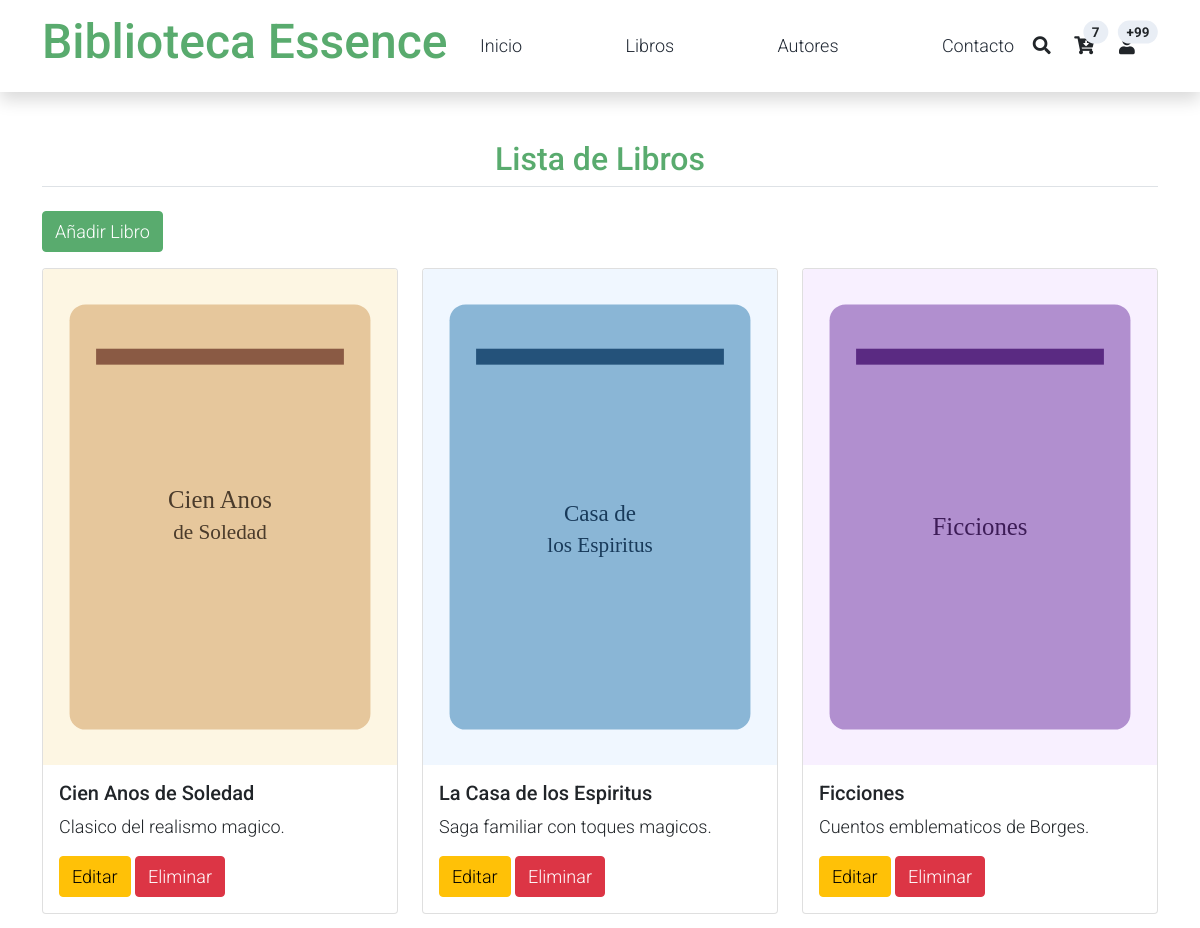
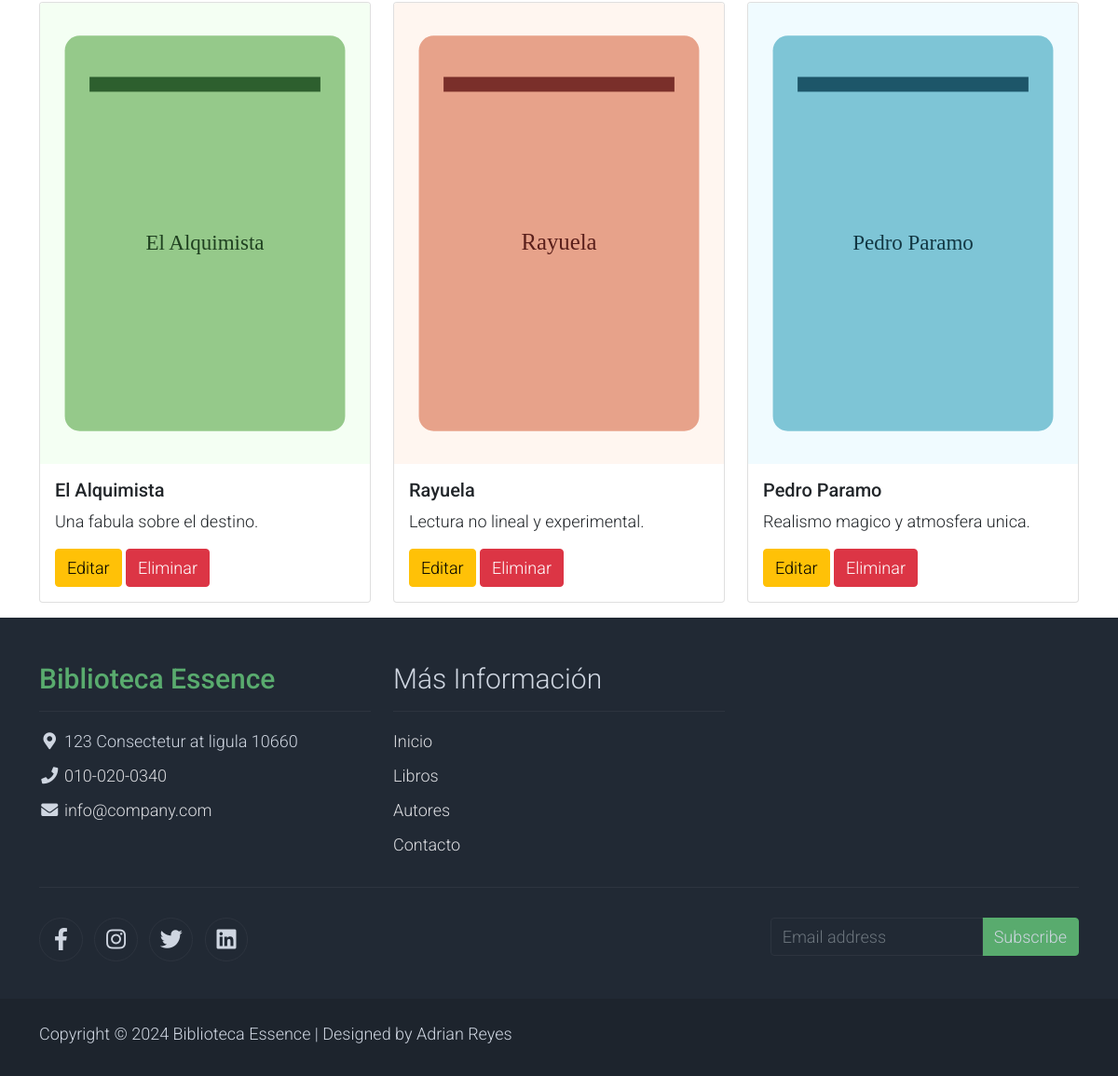
The app's page /libros.php with its own data (2 pictures, top to bottom).
### tables this page shows
CREATE TABLE titulos (
                id_titulo TEXT PRIMARY KEY,
                titulo TEXT NOT NULL,
                tipo TEXT NOT NULL,
                id_pub TEXT NOT NULL,
                precio REAL,
                avance REAL,
                total_ventas INTEGER,
                notas TEXT NOT NULL,
                fecha_pub TEXT NOT NULL,
                contrato TEXT NOT NULL
            , image_path TEXT);

### libros.php (the view, shortened to what this page needs)
<?php
$db = new DBConnection1();
$conn = $db->getConnection();
$sql = "SELECT * FROM titulos";
$stmt = $conn->query($sql);
$titulos = $stmt->fetchAll(PDO::FETCH_ASSOC);
?>
<!DOCTYPE html>
<html lang="es">
<head>
    <link rel="stylesheet" href="assets/css/bootstrap.min.css">
</head>
<body>
    <?php include ("template/menu.php"); ?>
    <div class="container mt-5">
        <h2 class="text-center text-success mb-4 pb-2 border-bottom">Lista de Libros</h2>
        <a href="crud_libros.php" class="btn btn-success mb-3">Añadir Libro</a>
        <div class="row">
            <?php foreach ($titulos as $titulo): ?>
                <?php
                    $imagePath = !empty($titulo['image_path']) ? $titulo['image_path'] : 'assets/img/books/book-default.svg';
                ?>
                <div class="col-md-4 mb-3">
                    <div class="card">
                        <img src="<?= htmlspecialchars($imagePath) ?>" class="card-img-top" alt="Portada">
                        <div class="card-body">
                            <h5 class="card-title"><?= htmlspecialchars($titulo['titulo']) ?></h5>
                            <p class="card-text"><?= htmlspecialchars($titulo['notas']) ?></p>
                            <a href="crud_libros.php?id=<?= $titulo['id_titulo'] ?>" class="btn btn-warning"><i class="bi bi-pencil-square"></i> Editar</a>
                            <a href="eliminar_libro.php?id=<?= $titulo['id_titulo'] ?>" class="btn btn-danger"><i class="bi bi-trash"></i> Eliminar</a>
                        </div>
                    </div>
                </div>
            <?php endforeach; ?>
        </div>
    </div>
    <?php include ("template/footer.php"); ?>
</body>
</html>

### template/menu.php (shortened to what this page needs)
<!DOCTYPE html>
<html lang="en">
<head>
    <link rel="stylesheet" href="assets/css/bootstrap.min.css">
    <link rel="stylesheet" href="assets/css/templatemo.css">
    <link rel="stylesheet" href="assets/css/custom.css">
    <link rel="stylesheet" href="assets/css/fontawesome.min.css">
</head>
<nav class="navbar navbar-expand-lg navbar-light shadow">
    <div class="container d-flex justify-content-between align-items-center">
        <a class="navbar-brand text-success logo h1 align-self-center" href="index.php">
            Biblioteca Essence
        </a>
        <div class="align-self-center collapse navbar-collapse flex-fill d-lg-flex justify-content-lg-between" id="templatemo_main_nav">
            <div class="flex-fill">
                <ul class="nav navbar-nav d-flex justify-content-between mx-lg-auto">
                    <li class="nav-item">
                        <a class="nav-link" href="index.php">Inicio</a>
                    </li>
                    <li class="nav-item">
                        <a class="nav-link" href="libros.php">Libros</a>
                    </li>
                    <li class="nav-item">
                        <a class="nav-link" href="autores.php">Autores</a>
                    </li>
                    <li class="nav-item">
                        <a class="nav-link" href="contacto.php">Contacto</a>
                    </li>
                </ul>
            </div>
            <div class="navbar align-self-center d-flex">
                <a class="nav-icon d-none d-lg-inline" href="#" data-bs-toggle="modal" data-bs-target="#templatemo_search">
                    <i class="fa fa-fw fa-search text-dark mr-2"></i>
                </a>
                <a class="nav-icon position-relative text-decoration-none" href="#">
                    <i class="fa fa-fw fa-cart-arrow-down text-dark mr-1"></i>
                    <span class="position-absolute top-0 left-100 translate-middle badge rounded-pill bg-light text-dark">7</span>
                </a>
                <a class="nav-icon position-relative text-decoration-none" href="#">
                    <i class="fa fa-fw fa-user text-dark mr-3"></i>
                    <span class="position-absolute top-0 left-100 translate-middle badge rounded-pill bg-light text-dark">+99</span>
                </a>
            </div>
        </div>
    </div>
</nav>

### template/footer.php (shortened to what this page needs)
<footer class="bg-dark" id="tempaltemo_footer">
        <div class="container">
            <div class="row">
                <div class="col-md-4 pt-5">
                    <h2 class="h2 text-success border-bottom pb-3 border-light logo">Biblioteca Essence</h2>
                    <ul class="list-unstyled text-light footer-link-list">
                        <li>
                            <i class="fas fa-map-marker-alt fa-fw"></i>
                            123 Consectetur at ligula 10660
                        </li>
                        <li>
                            <i class="fa fa-phone fa-fw"></i>
                            <a class="text-decoration-none" href="tel:010-020-0340">010-020-0340</a>
                        </li>
                        <li>
                            <i class="fa fa-envelope fa-fw"></i>
                            <a class="text-decoration-none" href="mailto:info@company.com">info@company.com</a>
                        </li>
                    </ul>
                </div>
                <div class="col-md-4 pt-5">
                    <h2 class="h2 text-light border-bottom pb-3 border-light">Más Información</h2>
                    <ul class="list-unstyled text-light footer-link-list">
                        <li><a class="text-decoration-none" href="index.php">Inicio</a></li>
                        <li><a class="text-decoration-none" href="libros.php">Libros</a></li>
                        <li><a class="text-decoration-none" href="autores.php">Autores</a></li>
                        <li><a class="text-decoration-none" href="contacto.php">Contacto</a></li>
                    </ul>
                </div>
            </div>
            <div class="row text-light mb-4">
                <div class="col-12 mb-3">
                    <div class="w-100 my-3 border-top border-light"></div>
                </div>
                <div class="col-auto me-auto">
                    <ul class="list-inline text-left footer-icons">
                        <li class="list-inline-item border border-light rounded-circle text-center">
                            <a rel="nofollow" class="text-light text-decoration-none" target="_blank" href="http://fb.com/templatemo"><i class="fab fa-facebook-f fa-lg fa-fw"></i></a>
                        </li>
                        <li class="list-inline-item border border-light rounded-circle text-center">
                            <a class="text-light text-decoration-none" target="_blank" href="https://www.instagram.com/"><i class="fab fa-instagram fa-lg fa-fw"></i></a>
                        </li>
                        <li class="list-inline-item border border-light rounded-circle text-center">
                            <a class="text-light text-decoration-none" target="_blank" href="https://twitter.com/"><i class="fab fa-twitter fa-lg fa-fw"></i></a>
                        </li>
                        <li class="list-inline-item border border-light rounded-circle text-center">
                            <a class="text-light text-decoration-none" target="_blank" href="https://www.linkedin.com/"><i class="fab fa-linkedin fa-lg fa-fw"></i></a>
                        </li>
                    </ul>
                </div>
                <div class="col-auto">
                    <div class="input-group mb-2">
                        <input type="text" class="form-control bg-dark border-light" id="subscribeEmail" placeholder="Email address">
                        <div class="input-group-text btn-success text-light">Subscribe</div>
                    </div>
                </div>
            </div>
        </div>
        <div class="w-100 bg-black py-3">
            <div class="container">
                <div class="row pt-2">
                    <div class="col-12">
                        <p class="text-left text-light">
                            Copyright &copy; 2024 Biblioteca Essence
                            | Designed by Adrian Reyes
                        </p>
                    </div>
                </div>
            </div>
        </div>
    </footer>

### assets/css/templatemo.css (style rules this page uses)
body, ul, li, p, a, label, input, div { font-family: 'Roboto', sans-serif; font-size: 18px !important; font-weight: 300 !important; }
.h1 { font-family: 'Roboto', sans-serif; font-size: 48px !important; font-weight: 200 !important; }
.h2 { font-family: 'Roboto', sans-serif; font-size: 30px !important; font-weight: 300; }
.logo { font-weight: 500 !important; }
.text-success { color: #59ab6e !important; }
.text-light { color: #cfd6e1 !important; }
.bg-dark { background-color: #212934 !important; }
.bg-light { background-color: #e9eef5 !important; }
.bg-black { background-color: #1d242d !important; }
.btn-success { background-color: #59ab6e !important; border-color: #56ae6c !important; }
#templatemo_main_nav a { color: #212934; }
#templatemo_main_nav .navbar .nav-icon { margin-right: 20px; }
.form-control { border: 1px solid #e8e8e8; }
#tempaltemo_footer a { color: #dcdde1; }
#tempaltemo_footer ul.footer-link-list li { padding-top: 10px; }
#tempaltemo_footer ul.footer-icons li { width: 2.6em; height: 2.6em; line-height: 2.6em; }
#tempaltemo_footer .border-light { border-color: #2d343f !important; }
@media (min-width: 768px) { #templatemo_main_nav .navbar-nav { max-width: 450px; } }
@media (min-width: 992px) { #templatemo_main_nav .navbar-nav { max-width: 550px; } }

### records on screen
titulos: image_path (picture), titulo "Cien Anos de Soledad", notas "Clasico del realismo magico."
titulos: image_path (picture), titulo "La Casa de los Espiritus", notas "Saga familiar con toques magicos."
titulos: image_path (picture), titulo "Ficciones", notas "Cuentos emblematicos de Borges."
titulos: image_path (picture), titulo "El Alquimista", notas "Una fabula sobre el destino."
titulos: image_path (picture), titulo "Rayuela", notas "Lectura no lineal y experimental."
titulos: image_path (picture), titulo "Pedro Paramo", notas "Realismo magico y atmosfera unica."
